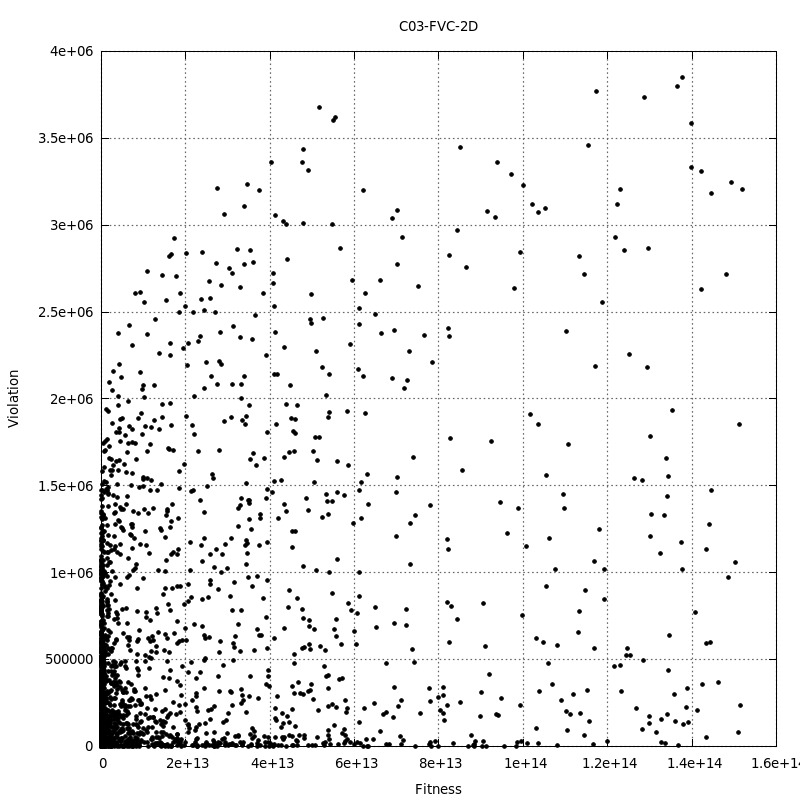

Here is the gnuplot script that generated this plot:
set terminal pngcairo size 800,800 enhanced font 'Verdana,10'
set output "2DFVC.png"
set title "C03-FVC-2D"
#
set xlabel "Fitness"
set ylabel "Violation"
set grid ytics lt 0 lw 2 lc rgb "#666666"
set grid xtics lt 0 lw 2 lc rgb "#666666"
#
plot "data/2DFVC.dat" using 1:2 title '' pt 7 ps 0.6 lt 0
